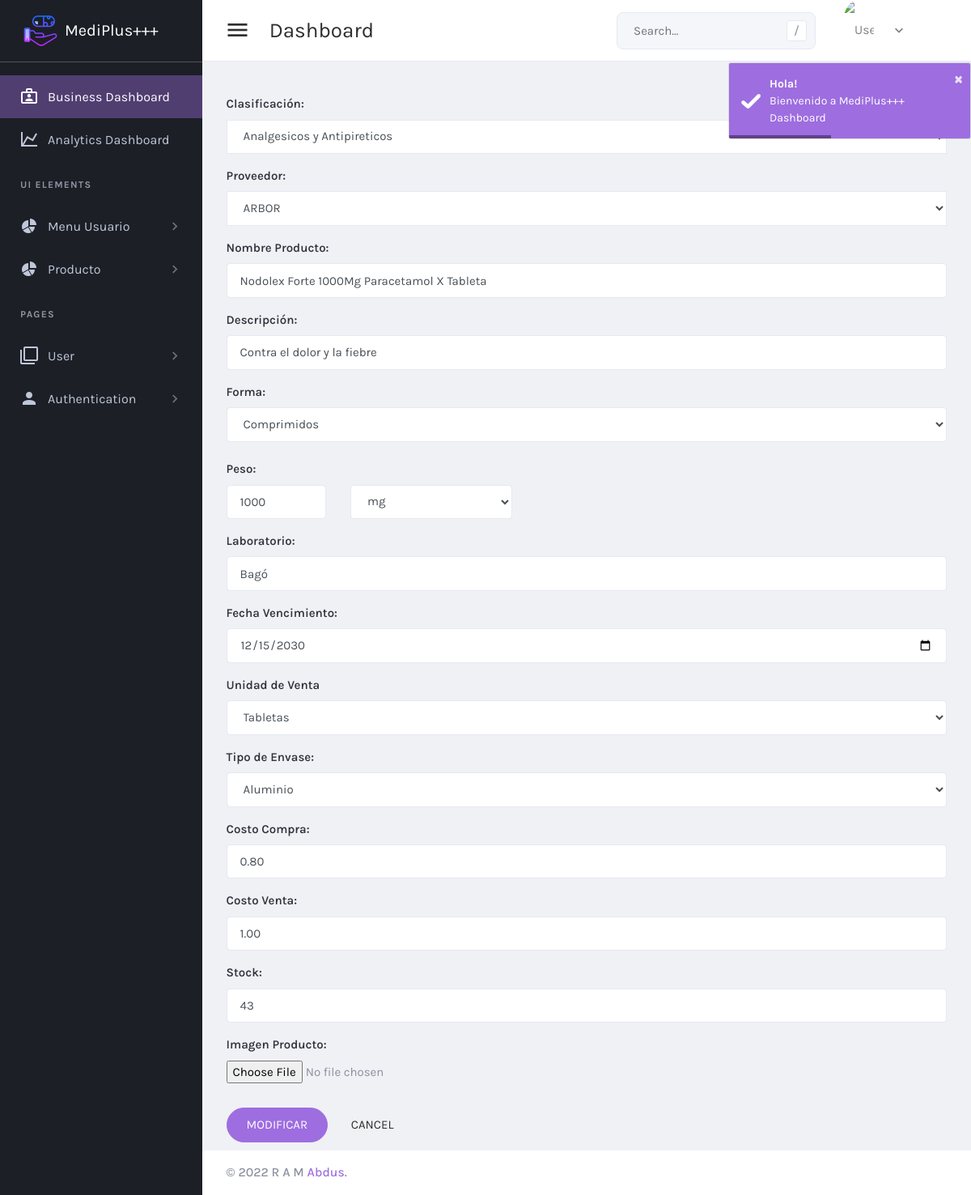
The page /controlador/productoModificar.php?id=1 (signed in) on the database its author committed.
### tables this page shows
CREATE TABLE `producto` (
  `id_producto` int(11) NOT NULL,
  `id_clasificacion` int(11) NOT NULL,
  `id_proveedor` int(11) NOT NULL,
  `nombre_producto` varchar(100) NOT NULL,
  `descripcion` varchar(200) DEFAULT NULL,
  `costo_compra` decimal(12,2) NOT NULL,
  `costo_venta` decimal(12,2) NOT NULL,
  `stock` int(11) NOT NULL,
  `forma` varchar(45) DEFAULT NULL,
  `peso` varchar(45) DEFAULT NULL,
  `laboratorio` varchar(45) DEFAULT NULL,
  `fecha_vencimiento` varchar(45) DEFAULT NULL,
  `unidad_venta` varchar(45) DEFAULT NULL,
  `envase` varchar(45) DEFAULT NULL,
  `imagenProducto` varchar(150) DEFAULT NULL,
  `estado` tinyint(4) NOT NULL
);

### controlador/productoModificar.php (called while the page is built, shortened)
<?php
include_once("../modelo/Producto.php");
include_once("../modelo/Proveedor.php");
$proveedor = new Proveedor("","","","","","","","");
$listaProveedor = $proveedor->listar("");
$producto = new Producto("","","","","","","","","","","","","","","");
$listaClasificacion = $producto->listaClasificacion();
if(isset($_POST['modificar'])){
    $id = $_POST['id'];
    $idClasificacion = $_POST['idClasificacion'];
    $idProveedor = $_POST['idProveedor'];
    $nombre = $_POST['nombre'];
    $forma = $_POST['forma'];
    $peso =$_POST['peso'].' '.$_POST['pesoS'];
    $descripcion = $_POST['descripcion'];
    $laboratorio = $_POST['lab'];
    $costoCompra = $_POST['costoCompra'];
    $costoVenta = $_POST['costoVenta'];
    $stock = $_POST['stock'];
    $fechaVencimiento = $_POST['fechaV'];
    $unidad = $_POST['unidadV'];
    $envase = $_POST['envase'];
    if ($_FILES['imagen']['name'] != null) {
        $ruta = "../imagenes_subidas/";
        $imagenNombre = $_FILES['imagen']['name'];
        $tmpImagen = $_FILES['imagen']['tmp_name'];
        $producto = new Producto($id, $idClasificacion, $idProveedor, $nombre,$forma, $peso,$descripcion, $laboratorio, $costoCompra, $costoVenta, $stock, $fechaVencimiento, $unidad, $envase, $imagenNombre);
        $res = $producto->modificar();
        move_uploaded_file($tmpImagen, $ruta.$imagenNombre);
    }else{
        $producto = new Producto($id, $idClasificacion, $idProveedor, $nombre,$forma, $peso,$descripcion, $laboratorio, $costoCompra, $costoVenta, $stock, $fechaVencimiento, $unidad, $envase, "");
        $res = $producto->modificar();
    }
    if($res){
        ?>
        <script type="text/javascript">
            alert("Modificado...");
            location.href = 'productoListar.php';
        </script>
        <?php
    }else{
        ?>
        <script type="text/javascript">
            alert("No Registrado");
        </script>
        <?php
    }
}else{
    $id = $_GET['id'];
    $producto->setIdProducto($id);
    $resultado = $producto->obtenerProducto();
    $datoProducto = mysqli_fetch_array($resultado);
}
include_once("../vista/productoModificar.php");
?>

### modelo/Producto.php (called while the page is built, shortened)
<?php
class Producto{
	private $idProducto;
	public function __construct($idProducto, $idClasificacion, $idProveedor, $nombre, $forma, $peso, $descripcion, $lab, $costoCompra, $costoVenta, $stock, $fechaVen, $uni, $env, $imagenProducto){
        $this->idProducto = $idProducto;
	}
	public function listaClasificacion(){
		$db = new Conexion();
		$sql = $db->query("SELECT * FROM clasificacion ");
		return $sql;
	}
	public function obtenerProducto(){
		$db = new Conexion();
		$sql = $db->query("SELECT * FROM producto WHERE id_producto = $this->idProducto");
		return $sql;
	}
    public function setIdProducto($idProducto): void {
        $this->idProducto = $idProducto;
    }
}
?>

### modelo/Proveedor.php (called while the page is built, shortened)
<?php
class Proveedor{
	public function listar($palabra){
		$db = new Conexion();
		$sql = $db->query("SELECT * FROM proveedor WHERE empresa LIKE '$palabra%' AND estado = true");
		return $sql;
	}
}
?>

### vista/productoModificar.php (the view, shortened to what this page needs)
<?php
    include_once("components/header.php");
?>
<form action="productoModificar.php" method="POST" enctype="multipart/form-data">
    <div class="form-group">
        <label  for="inputGroupSelect01">Clasificación: </label>
        <select class="form-control rounded-0" id="inputGroupSelect01" name="idClasificacion">
            <?php
            while ($datoClasificacion = mysqli_fetch_array($listaClasificacion)) {
                if ($datoClasificacion['id_clasificacion'] == $datoProducto['id_clasificacion']) {
            ?>
                <option selected value="<?= $datoClasificacion['id_clasificacion']?>"><?= $datoClasificacion['nombre']?></option>
            <?php
            }else{
            ?>
                <option value="<?= $datoClasificacion['id_clasificacion']?>"><?= $datoClasificacion['nombre']?></option>
            <?php
                    }
                }
            ?>
        </select>
    </div>
    <div class="form-group">
        <label for="inputGroupSelect01">Proveedor: </label>
        <select class="form-control rounded-0 " id="inputGroupSelect01" name="idProveedor">
            <?php
            while ($datoProveedor = mysqli_fetch_array($listaProveedor)) {
                if ($datoProveedor['id_proveedor'] == $datoProducto['id_proveedor']) {
            ?>
                <option selected value="<?= $datoProveedor['id_proveedor']?>"><?= $datoProveedor['empresa']?></option>
            <?php
            }else{
            ?>
                <option value="<?= $datoProveedor['id_proveedor']?>"><?= $datoProveedor['empresa']?></option>
            <?php
                }
            }
            ?>
        </select>
    </div>
    <div class="form-group">
        <label for="">Nombre Producto:</label>
        <input class="form-control" type="text" name="nombre" value="<?=$datoProducto['nombre_producto']?>">
    </div>
    <div class="form-group">
        <label for="">Descripción:</label>
        <input class="form-control" type="text" name="descripcion" value="<?=$datoProducto['descripcion']?>">
    </div>
    <div>
        <label for="">Forma: </label>
        <select name="forma" id="forma" class="form-control" value="<?=$datoProducto['forma']?>" >
            <option value="Comprimidos">Comprimidos</option>
        </select>
    </div><br>
    <label for="">Peso: </label>
    <div class="row form-group">
        <div class="col-2">
            <input type="text" name="peso" class="form-control" value="<?=filter_var($datoProducto['peso'], FILTER_SANITIZE_NUMBER_INT)?>">
        </div>
        <div class="col-3">
        <select name="pesoS" id="pesoS" class="form-control">
            <option value="mg">mg</option>
        </select>
        </div>
    </div>
    <div class="form-group">
        <label for="">Laboratorio: </label>
        <input type="text" name="lab" class="form-control" value="<?=$datoProducto['laboratorio']?>">
    </div>
    <div class="form-group">
        <label for="">Fecha Vencimiento: </label>
        <input type="date" name="fechaV" class="form-control" value="<?=date("Y-m-d",strtotime($datoProducto['fecha_vencimiento']))?>" >
    </div>
    <div class="form-group">
        <label for="">Unidad de Venta</label>
        <select name="unidadV" id="unidadV" class="form-control" value="<?=$datoProducto['unidad_venta']?>" >
            <option value="tabletas">Tabletas</option>
        </select>
    </div>
    <div class="form-group">
        <label for="">Tipo de Envase: </label>
        <select name="envase" id="envase" class="form-control" value="<?=$datoProducto['envase']?>" >
            <option value="aluminio">Aluminio</option>
        </select>
    </div>
    <div class="form-group">
        <label for="">Costo Compra:</label>
        <input class="form-control" type="text" name="costoCompra"  value="<?=$datoProducto['costo_compra']?>">
    </div>
    <div class="form-group">
        <label for="">Costo Venta:</label>
        <input class="form-control" type="text" name="costoVenta" value="<?=$datoProducto['costo_venta']?>">
    </div>
    <div class="form-group">
        <label for="">Stock:</label>
        <input class="form-control" type="number" name="stock" value="<?=$datoProducto['stock']?>">
    </div>
    <div class="form-group">
        <label for="formFile" class="form-label">Imagen Producto:</label>
        <input class="form-control-file" type="file" id="formFile" name="imagen">
    </div>
  <div class="form-footer mt-6">
    <button type="submit" class="btn btn-primary btn-pill" name="modificar">Modificar</button>
    <button type="submit" class="btn btn-light btn-pill">Cancel</button>
  </div>
</form>
<?php
    include_once("components/footer.php");
?>

### rows shown on the page
producto: nombre "Nodolex Forte 1000Mg Paracetamol X Tableta", descripcion "Contra el dolor y la fiebre", forma "Comprimidos", peso "1000", lab "Bagó", fechaV "12/15/2030", unidadV "Tabletas", envase "Aluminio", costoCompra "0.80", costoVenta "1.00", stock "43"

### other values the page prints
form field idClasificacion "Analgesicos y Antipireticos"
form field idProveedor "ARBOR"
